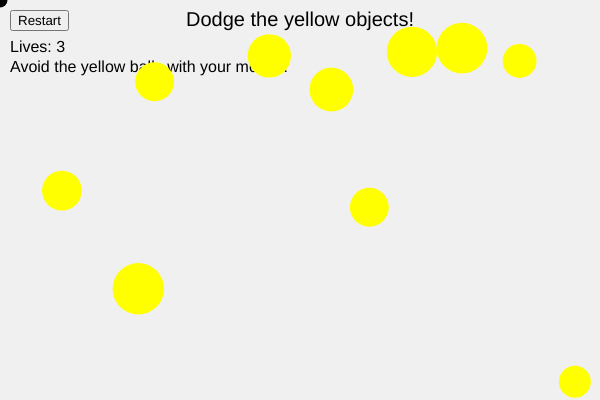
Frame 1 (no input)
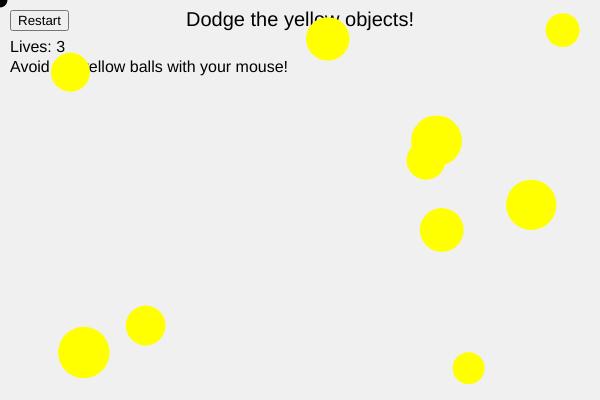
Frame 60 (no input)
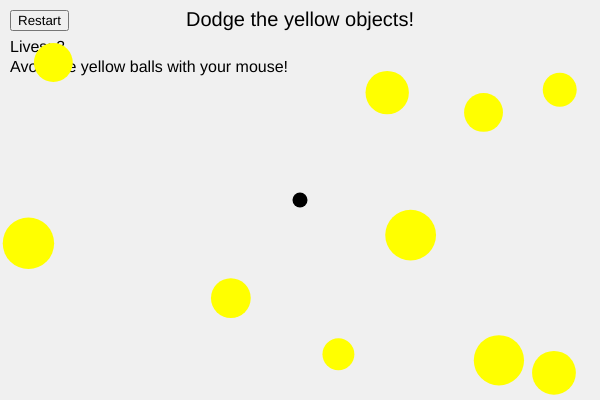
Frame 120 (the mouse pressed at the canvas centre since frame 60)

The p5.js sketch that drew these frames (run headless with seeded random() and noise() and a simulated clock; from frame 60 on, the mouse is pressed at the canvas centre):

// p5.js sketch
// ── sketch.js
// Name: Corey Spitzer
// Title: Corey_S_SS7
// Instructions: Dodge the yellow objects! Click "Restart" to reset the game.

class BouncingBall {
  constructor(x, y, radius) {
    this.x = x;
    this.y = y;
    this.radius = radius;
    this.color = 'yellow';
    this.xSpeed = random(-3, 3);
    this.ySpeed = random(-3, 3);
  }

  move() {
    this.x += this.xSpeed;
    this.y += this.ySpeed;

    if (this.x < this.radius || this.x > width - this.radius) {
      this.xSpeed *= -1;
    }

    if (this.y < this.radius || this.y > height - this.radius) {
      this.ySpeed *= -1;
    }
  }

  display() {
    fill(this.color);
    noStroke();
    ellipse(this.x, this.y, this.radius * 2);
  }

  hitsPlayer(px, py) {
    let d = dist(this.x, this.y, px, py);
    return d < this.radius + 7.5; // mouse circle is radius 7.5
  }
}

let balls = [];
let restartButton;
let gameStarted = false;
let lives = 3;
let gameOver = false;
let totalBalls = 10; // You can increase this number

function setup() {
  createCanvas(600, 400);
  createBalls();

  restartButton = createButton('Restart');
  restartButton.position(10, 10);
  restartButton.mousePressed(restartGame);
}

function draw() {
  background(240);

  fill(0);
  textSize(20);
  textAlign(CENTER, TOP);
  text("Dodge the yellow objects!", width / 2, 10);

  if (!gameStarted) {
    fill(50);
    textSize(16);
    text("Click 'Restart' to begin the game.", width / 2, height / 2);
    return;
  }

  if (gameOver) {
    fill('red');
    textSize(24);
    text("Game Over! Click 'Restart' to try again.", width / 2, height / 2);
    return;
  }

  // HUD: Lives and instructions
  fill(0);
  textSize(16);
  textAlign(LEFT, TOP);
  text("Lives: " + lives, 10, 40);
  text("Avoid the yellow balls with your mouse!", 10, 60);

  for (let ball of balls) {
    ball.move();
    ball.display();

    if (ball.hitsPlayer(mouseX, mouseY)) {
      lives--;
      if (lives <= 0) {
        gameOver = true;
        gameStarted = false;
      } else {
        ball.x = random(width);
        ball.y = random(height);
      }
    }
  }

  // Draw player (mouse)
  fill('black');
  ellipse(mouseX, mouseY, 15);
}

function createBalls() {
  balls = [];
  for (let i = 0; i < totalBalls; i++) {
    let radius = random(15, 30);
    let x = random(radius, width - radius);
    let y = random(radius, height - radius);
    balls.push(new BouncingBall(x, y, radius));
  }
  lives = 3;
  gameOver = false;
  gameStarted = true;
}

function restartGame() {
  createBalls();
}
